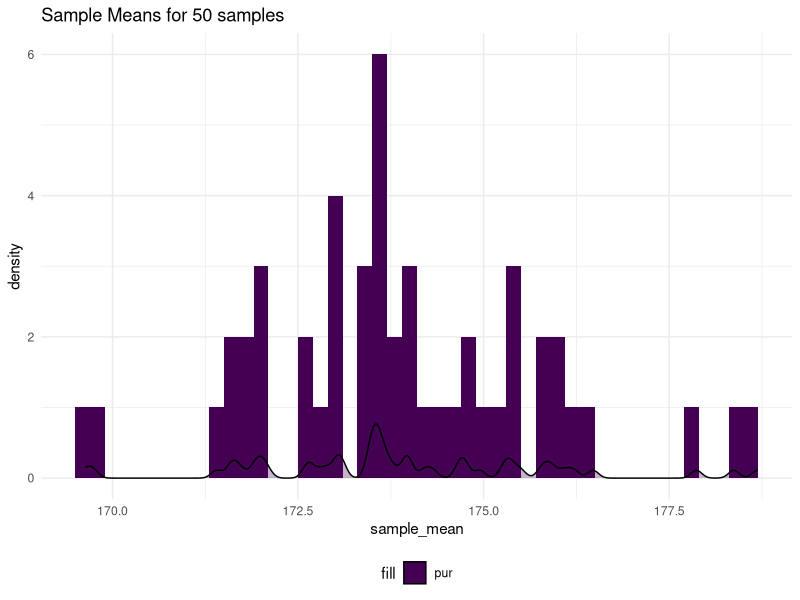

This figure's R source:
## ---- chunk 1
library(tidyverse)
library(ggplot2)
library(readxl)
library(arsenal)
library(dplyr)
knitr::opts_chunk$set(
	echo = FALSE,
	message = FALSE,
	warning = FALSE,
	fig.width = 10, 
        fig.asp = .6,
        out.width = "90%"
)
theme_set(theme_minimal() + theme(legend.position = "bottom"))
options(
  ggplot2.continuous.colour = "viridis",
  ggplot2.continuous.fill = "viridis"
)
scale_colour_discrete = scale_colour_viridis_d
scale_fill_discrete = scale_fill_viridis_d
## ---- chunk 2
iq_no_mozart <- c(107, 120, 110, 95, 105, 110, 118, 136, 125, 111, 106, 140, 92, 99, 120)
iq_mozart <- c(114, 126, 112, 103, 115, 120, 119, 133, 132, 109, 117, 143, 96, 105, 127)
sd_no_mozart <- sd(iq_no_mozart)
sd_mozart <- sd(iq_mozart)
F_test <- sd_no_mozart^2/sd_mozart^2
F_crit1 <- qf(0.95,14,14)
F_crit2 <- qf(0.05,14,14)
## ---- chunk 3
std_pooled <- sqrt(((sd_no_mozart^2*14) + (sd_mozart^2*14))/28)
mean_no_mozart <- mean(iq_no_mozart)
mean_mozart <- mean(iq_mozart)
t_stats <- (mean_no_mozart - mean_mozart)/(std_pooled*sqrt((1/15) + (1/15)))
t_crit <- qt(0.1,28)
## ---- chunk 4
res = t.test(iq_no_mozart,iq_mozart, alternative = c("less"),var.equal = TRUE, paired = FALSE, conf.level = 0.9)
## ---- chunk 5
set.seed(5)
population <- rnorm(2742,174,7.7)
sample_1 <- sample(population, 16, replace = TRUE)
mean_1 <- mean(sample_1)
## ---- chunk 6
set.seed(5)
n = 50 
sample_50 <- c()
for (i in 1:n){
   sample_50 <- c(sample_50, mean(sample(population, 16, replace = TRUE)))
} 
## ---- chunk 7
sample_df = tibble(
        n = c(1:50),
        sample_mean = sample_50
)
sample_df %>% 
ggplot(aes(x = sample_mean, fill = "pur")) +
        geom_histogram(binwidth = 0.2, position = "dodge") +
        geom_density(alpha = .3, adjust = .1) + 
        ggtitle("Sample Means for 50 samples")
## ---- chunk 8
library(tidyverse)
vote_df =
        read_csv("VoteNY2018.csv") %>%
        select(VOTED, AGE, SEX, RACESIMPLE, EDUSIMPLE) %>% 
        rename(
                age = AGE,
                gender = SEX,
                race = RACESIMPLE,
                education = EDUSIMPLE,
                voted = VOTED
        ) %>% 
        mutate(
                gender = recode(gender, "1" = "Male", "2" = "Female", "9" = "NIU"),
                race = recode(race, "1" = "White", "2" = "Black", "3" = "American Indian/Alaskan", "4" = "Asian/Pacific Islander", "5" = "Multiracial"),
                education = recode(education, "0" = "No School", "1" = "Some School", "2" = "High School/GED", "3" = "Some College", "4" = "Associate Degree", "5" = "Bachelors", "6" = "Masters", "7" = "Doctoral"),
                voted = recode(voted, "1" = "Did not vote", "2" = "Voted"),
               
        ) %>% 
        mutate(
                voted = as_factor(voted),
                race = as_factor(race),
                education = as_factor(education)
                )
## ---- chunk 9
my_control = tableby.control(
        total = FALSE,
        test = FALSE,
        numeric.stats = c("meansd", "medianq1q3", "range"),
        cat.stats = c("countpct"),
        stats.labels = list(
        meansd = "Mean (SD)",
        medianq1q3 = "Median (Q1, Q3)",
        range = "Min - Max",
        countpct = "N (%)")
)
tab1  = tableby( voted ~ age + gender + race +education, data = vote_df, control = my_control)
summary(tab1, title = "Descriptive Statistics: Voting Status", text=T)
## ---- chunk 10
race_df = tibble(
        Race = c("White","Black","Asian/Pacific Islander","Multiracial", "American Indian/Alaskan", "Column_Total"),
        Voted = c(1412, 250, 78, 17, 7, 1764),
        Unvoted = c(681, 104, 80, 13, 5, 883),
        Row_total = c(2093, 354, 158, 30, 12, 2647)
)
knitr::kable(race_df)
## ---- chunk 11
expected_df = tibble(
        Race = c("White","Black","Asian/Pacific Islander","Multiracial", "American Indian/Alaskan", "Column_Total"),
        Voted = c(2093*1764/2647, 354*1764/2647, 158*1764/2647, 30*1764/2647, 12*1764/2647, 1764),
        Unvoted = c(2093*883/2647, 354*883/2647, 158*883/2647, 30*883/2647, 12*883/2647, 883),
        Row_total = c(2093, 354, 158, 30, 12, 2647)
)
knitr::kable(expected_df)
## ---- chunk 12
race_data<-matrix(c(1412, 681, 250, 104, 78, 80, 17, 13, 7, 5), nrow=5,ncol=2,byrow=T,
                  dimnames=list(c("White","Black","Asian/Pacific Islander","Multiracial", "American Indian/Alaskan"), 
                                c("Voted","Did not voted")))
chisq.test(race_data)
chisq_crit = qchisq(0.95,4)
